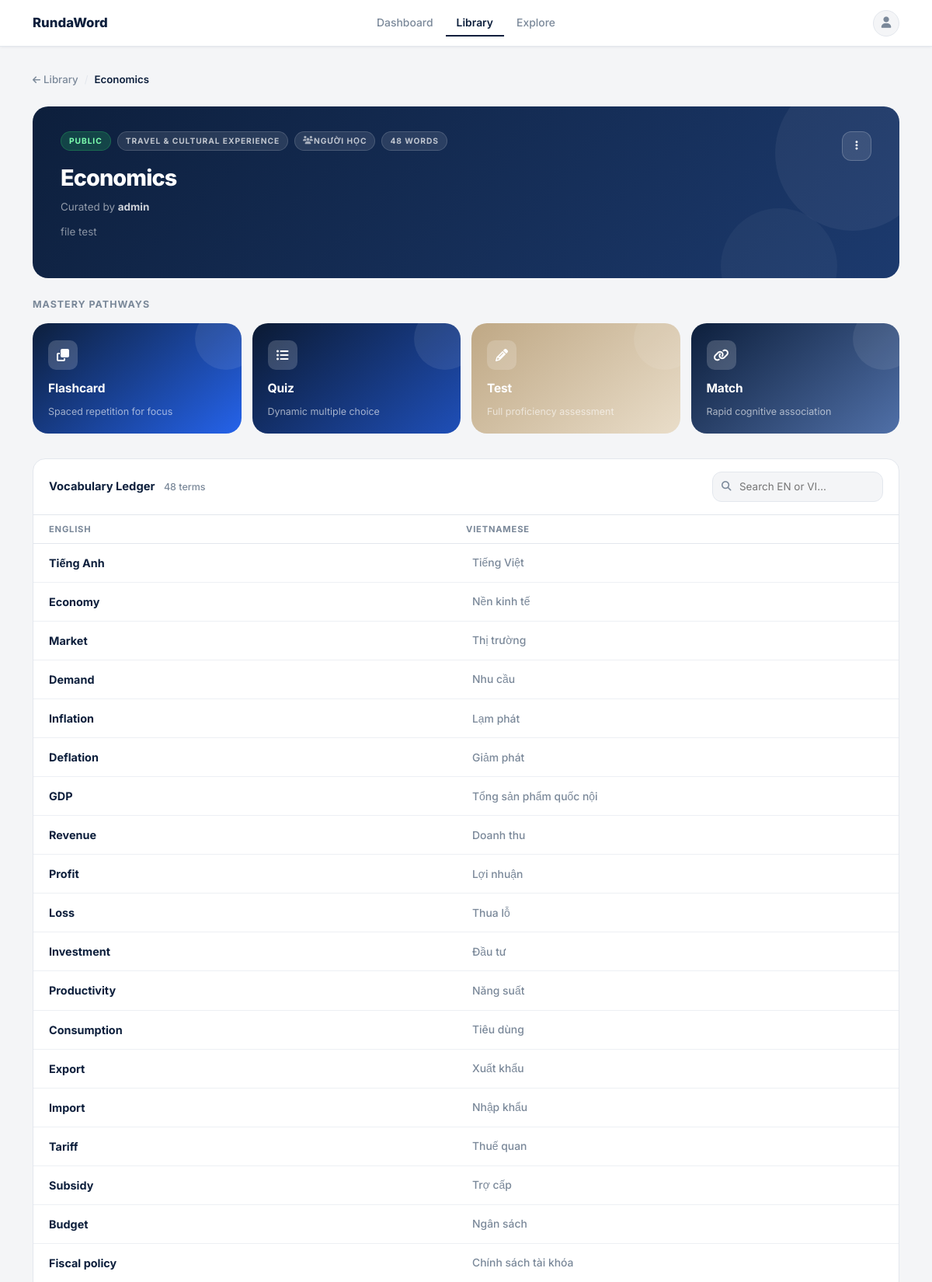
Page /package/7 (signed in, upper part) on the committed database.
### main.py (models this page shows, shortened)
class VocabPackage(db.Model):
    __tablename__ = 'vocab_packages'
    id                  = db.Column(db.Integer, primary_key=True)
    package_name        = db.Column(db.String(100), nullable=False)
    package_description = db.Column(db.Text)
    topic               = db.Column(db.String(80))          # NEW: topic/category field
    created_at          = db.Column(db.DateTime, default=datetime.utcnow)
    updated_at          = db.Column(db.DateTime, default=datetime.utcnow)
    user_id             = db.Column(db.Integer, db.ForeignKey('users.id'), nullable=False)
    is_public           = db.Column(db.Boolean, default=True)
    vocabularies = db.relationship(
        'Vocabulary', backref='package', lazy=True, cascade='all, delete-orphan'
    )

class User(UserMixin, db.Model):
    __tablename__ = 'users'
    id            = db.Column(db.Integer, primary_key=True)
    username      = db.Column(db.String(50),  unique=True, nullable=False)
    name          = db.Column(db.String(100))
    email         = db.Column(db.String(120), unique=True, nullable=False)
    password_hash = db.Column(db.String(255), nullable=False)
    role          = db.Column(db.Integer, default=ROLE_USER, nullable=False)
    created_at    = db.Column(db.DateTime, default=datetime.utcnow)
    packages = db.relationship(
        'VocabPackage', backref='user', lazy=True, cascade='all, delete-orphan',
        foreign_keys='VocabPackage.user_id'
    )
    saved_packages = db.relationship(
        'VocabPackage', secondary=user_saved_packages,
        backref=db.backref('saved_by', lazy='dynamic'), lazy='dynamic'
    )
    @property
    def is_admin(self):
        return self.role == ROLE_ADMIN

class Vocabulary(db.Model):
    __tablename__ = 'vocabularies'
    id         = db.Column(db.Integer, primary_key=True)
    word_en    = db.Column(db.String(150), nullable=False)
    word_vi    = db.Column(db.String(255), nullable=False)
    package_id = db.Column(db.Integer, db.ForeignKey('vocab_packages.id'), nullable=False)

### main.py (the view)
@app.route('/package/<int:package_id>')
@login_required
def package_detail(package_id):
    package  = VocabPackage.query.get_or_404(package_id)
    is_owner = (package.user_id == current_user.id)
    if not is_owner and not package.is_public and not current_user.is_admin:
        flash('Bạn không có quyền truy cập gói từ này!', 'danger')
        return redirect(url_for('packages'))
    is_saved = current_user.has_saved(package) if not is_owner else False
    return render_template(
        'package_detail.html', package=package, is_owner=is_owner, is_saved=is_saved
    )

### main.py (called while the page is built)
@login_manager.user_loader
def load_user(user_id):
    return User.query.get(int(user_id))

### templates/package_detail.html (shortened to what this page needs)
{% extends "base.html" %}
{% block content %}
<div class="container" style="padding-top:32px;padding-bottom:72px;">
  <div class="d-flex align-items-center gap-2 mb-4" style="font-size:0.83rem;">
    <a href="{{ url_for('packages') }}" style="color:var(--text-muted);text-decoration:none;font-weight:500;">
      <i class="fas fa-arrow-left me-1" style="font-size:0.72rem;"></i>Library
    </a>
    <span style="color:var(--border);">/</span>
    <span style="font-weight:600;color:var(--navy);">{{ package.package_name }}</span>
  </div>
  <div class="pkg-detail-banner mb-4">
    <div class="d-flex justify-content-between align-items-start gap-3">
      <div style="flex:1;position:relative;z-index:1;">
        <div style="display:flex;align-items:center;gap:8px;margin-bottom:0;flex-wrap:wrap;">
          <span class="banner-badge {% if package.is_public %}public{% else %}private{% endif %}">
            {% if package.is_public %}Public{% else %}Private{% endif %}
          </span>
          <span class="banner-badge count">{{ package.topic or 'Others' }}</span>
          <span class="banner-badge count"><i class="fas fa-users" style="font-size:0.65rem;opacity:0.85;"></i> {{ learner_count }} người học</span>
          <span class="banner-badge count">{{ package.vocabularies|length }} words</span>
        </div>
        <div class="banner-title">{{ package.package_name }}</div>
        <div class="banner-author">
          Curated by <strong>{{ package.user.username if package.user else 'Unknown' }}</strong>
        </div>
        {% if package.package_description %}
        <p class="banner-desc">{{ package.package_description }}</p>
        {% endif %}
      </div>
      <div class="d-flex align-items-center gap-2 flex-shrink-0" style="position:relative;z-index:1;">
        {% if is_owner %}
        <div class="dropdown">
          <button class="banner-menu-btn" data-bs-toggle="dropdown">
            <i class="fas fa-ellipsis-v" style="font-size:0.85rem;"></i>
          </button>
        </div>
        {% endif %}
      </div>
    </div>
  </div>
  <div style="font-size:0.78rem;font-weight:700;color:var(--text-muted);text-transform:uppercase;letter-spacing:0.08em;margin-bottom:14px;">
    Mastery Pathways
  </div>
  <div class="mastery-grid">
    <a href="{{ url_for('flashcard', package_id=package.id) }}" class="mastery-card mode-flash">
      <div class="mastery-icon"><i class="fas fa-clone"></i></div>
      <div class="mastery-name">Flashcard</div>
      <div class="mastery-desc">Spaced repetition for focus</div>
    </a>
    <a href="{{ url_for('quiz', package_id=package.id) }}" class="mastery-card mode-quiz">
      <div class="mastery-icon"><i class="fas fa-list-ul"></i></div>
      <div class="mastery-name">Quiz</div>
      <div class="mastery-desc">Dynamic multiple choice</div>
    </a>
    <a href="{{ url_for('test_mode', package_id=package.id) }}" class="mastery-card mode-test">
      <div class="mastery-icon"><i class="fas fa-pencil-alt"></i></div>
      <div class="mastery-name">Test</div>
      <div class="mastery-desc">Full proficiency assessment</div>
    </a>
    <a href="{{ url_for('match_mode', package_id=package.id) }}" class="mastery-card mode-match">
      <div class="mastery-icon"><i class="fas fa-link"></i></div>
      <div class="mastery-name">Match</div>
      <div class="mastery-desc">Rapid cognitive association</div>
    </a>
  </div>
  {% if package.vocabularies %}
  <div class="vocab-ledger">
    <div class="ledger-header">
      <span class="ledger-title">Vocabulary Ledger
        <span style="font-size:0.78rem;color:var(--text-muted);font-weight:500;margin-left:8px;">
          {{ package.vocabularies|length }} terms
        </span>
      </span>
      <div class="ledger-search-wrap">
        <i class="fas fa-search"></i>
        <input class="ledger-search-input" id="ledgerSearch"
          placeholder="Search EN or VI…"
          oninput="filterLedger(this.value)">
      </div>
    </div>
    <div style="display:grid;grid-template-columns:1fr 1fr;padding:10px 20px 8px;border-bottom:1px solid var(--border);">
      <div style="font-size:0.7rem;font-weight:700;text-transform:uppercase;letter-spacing:0.07em;color:var(--text-muted);">English</div>
      <div style="font-size:0.7rem;font-weight:700;text-transform:uppercase;letter-spacing:0.07em;color:var(--text-muted);">Vietnamese</div>
    </div>
    <div id="ledgerRows">
      {% for vocab in package.vocabularies %}
      <div class="ledger-row-2"
           data-en="{{ vocab.word_en | lower }}"
           data-vi="{{ vocab.word_vi | lower }}">
        <div class="ledger-en">{{ vocab.word_en }}</div>
        <div class="ledger-vi">{{ vocab.word_vi }}</div>
      </div>
      {% endfor %}
    </div>
  </div>
  {% endif %}
</div>
{% endblock %}

### static/css/main.css (style rules this page uses)
:root { --navy: #0d1f3c; --navy-deep: #071020; --navy-mid: #1c3358; --white: #ffffff; --off-white: #f4f5f7; --bg: #f4f5f7; --border: #e3e7ed; --border-light: #edf0f4; --text: #0d1f3c; --text-muted: #7a8899; --text-light: #a0aab5; --green: #27ae60; --green-bg: #e8f8f0; --green-text: #1a7a43; --accent: #2563eb; --red: #e74c3c; --red-bg: #fdf2f2; --shadow-xs: 0 1px 3px rgba(13,31,60,0.06); --shadow-sm: 0 2px 8px rgba(13,31,60,0.08); --shadow-md: 0 4px 20px rgba(13,31,60,0.10); --shadow-lg: 0 8px 40px rgba(13,31,60,0.14); --r-sm: 8px; --r-md: 12px; --r-lg: 16px; --r-xl: 20px; }
*, *::before, *::after { box-sizing: border-box; margin: 0; padding: 0; }
html { scroll-behavior: smooth; overflow-y: scroll; }
body { font-family: 'Inter', sans-serif; background: var(--bg); color: var(--text); font-size: 14px; line-height: 1.6; -webkit-font-smoothing: antialiased; min-height: 100vh; display: flex; flex-direction: column; }
.mastery-grid { display: grid; grid-template-columns: repeat(4,1fr); gap: 12px; margin-bottom: 32px; }
.mastery-card { border-radius: var(--r-lg); padding: 22px 18px 18px; text-decoration: none !important; color: white !important; display: flex; flex-direction: column; gap: 6px; min-height: 110px; transition: transform 0.18s, box-shadow 0.2s; position: relative; overflow: hidden; }
.mastery-card::after { content: ''; position: absolute; top: -16px; right: -16px; width: 64px; height: 64px; border-radius: 50%; background: rgba(255,255,255,0.10); }
.mastery-card.mode-flash { background: linear-gradient(140deg, #0d1f3c 0%, #2563eb 100%); }
.mastery-card.mode-quiz { background: linear-gradient(140deg, #0b1a33 0%, #1f4fb8 100%); color: #fff !important; }
.mastery-card.mode-test { background: linear-gradient(140deg, #bfa885 0%, #e9ddc9 100%); color: #0d1f3c !important; }
.mastery-card.mode-match { background: linear-gradient(140deg, #0d1f3c 0%, #5070a8 100%); color: #fff !important; }
.mastery-icon { width: 34px; height: 34px; background: rgba(255,255,255,0.15); border-radius: var(--r-sm); display: flex; align-items: center; justify-content: center; font-size: 0.95rem; margin-bottom: 6px; }
.mastery-name { font-weight: 700; font-size: 0.9rem; }
.mastery-desc { font-size: 0.73rem; opacity: 0.72; }
.vocab-ledger { background: white; border: 1px solid var(--border); border-radius: var(--r-lg); overflow: hidden; }
.ledger-header { padding: 16px 20px; border-bottom: 1px solid var(--border); display: flex; align-items: center; justify-content: space-between; }
.ledger-title { font-weight: 700; font-size: 0.92rem; color: var(--navy); }
.ledger-en { font-weight: 700; font-size: 0.9rem; color: var(--navy); }
.ledger-vi { font-size: 0.87rem; color: var(--text-muted); font-weight: 500; }

### static/css/components/typography.css (style rules this page uses)
body { font-family: 'Inter', sans-serif !important; }
*:not(.fa):not(.fas):not(.far):not(.fab):not(.fa-solid):not(.fa-regular):not(.fa-brands):not(.fa-classic) { font-family: 'Inter', sans-serif !important; }
.fa, .fas, .far, .fab, .fa-solid, .fa-regular, .fa-brands, .fa-classic { font-family: "Font Awesome 6 Free" !important; }

### rows in the picture
VocabPackage: package_name "Economics", topic "TRAVEL & CULTURAL EXPERIENCE", package_description "file test"
User: user "admin"
Vocabulary: word_en "Tiếng Anh", word_vi "Tiếng Việt"
Vocabulary: word_en "Economy", word_vi "Nền kinh tế"
Vocabulary: word_en "Market", word_vi "Thị trường"
Vocabulary: word_en "Demand", word_vi "Nhu cầu"
Vocabulary: word_en "Inflation", word_vi "Lạm phát"
Vocabulary: word_en "Deflation", word_vi "Giảm phát"
Vocabulary: word_en "GDP", word_vi "Tổng sản phẩm quốc nội"
Vocabulary: word_en "Revenue", word_vi "Doanh thu"
Vocabulary: word_en "Profit", word_vi "Lợi nhuận"
Vocabulary: word_en "Loss", word_vi "Thua lỗ"
Vocabulary: word_en "Investment", word_vi "Đầu tư"
Vocabulary: word_en "Productivity", word_vi "Năng suất"
Vocabulary: word_en "Consumption", word_vi "Tiêu dùng"
Vocabulary: word_en "Export", word_vi "Xuất khẩu"
Vocabulary: word_en "Import", word_vi "Nhập khẩu"
Vocabulary: word_en "Tariff", word_vi "Thuế quan"
Vocabulary: word_en "Subsidy", word_vi "Trợ cấp"
Vocabulary: word_en "Budget", word_vi "Ngân sách"
Vocabulary: word_en "Fiscal policy", word_vi "Chính sách tài khóa"

### other values in the picture
{{ package.vocabularies|length }} "48"
